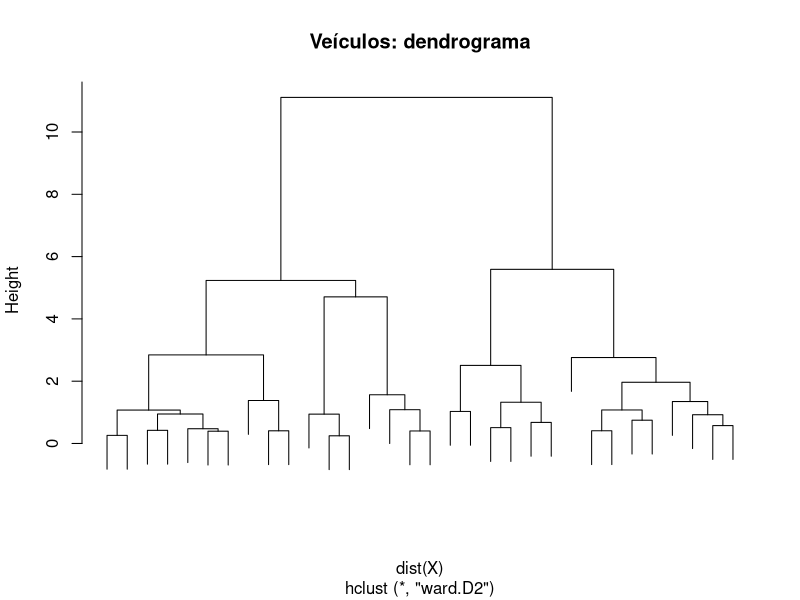

Write R code to recreate this figure.
# Agrupamento hierárquico
# Estatística e Ciência de Dados — ICTIN/UFLA
# Exemplo reproduzível com dados de R ou dos pacotes indicados.

X <- scale(mtcars[, c("mpg", "wt", "hp", "qsec")])
ajuste <- hclust(dist(X), method = "ward.D2")
plot(ajuste, labels = FALSE, main = "Veículos: dendrograma")
grupos <- cutree(ajuste, k = 3)
print(table(grupos))
print(aggregate(mtcars[, c("mpg", "wt", "hp")],
                by = list(grupo = grupos), mean))
